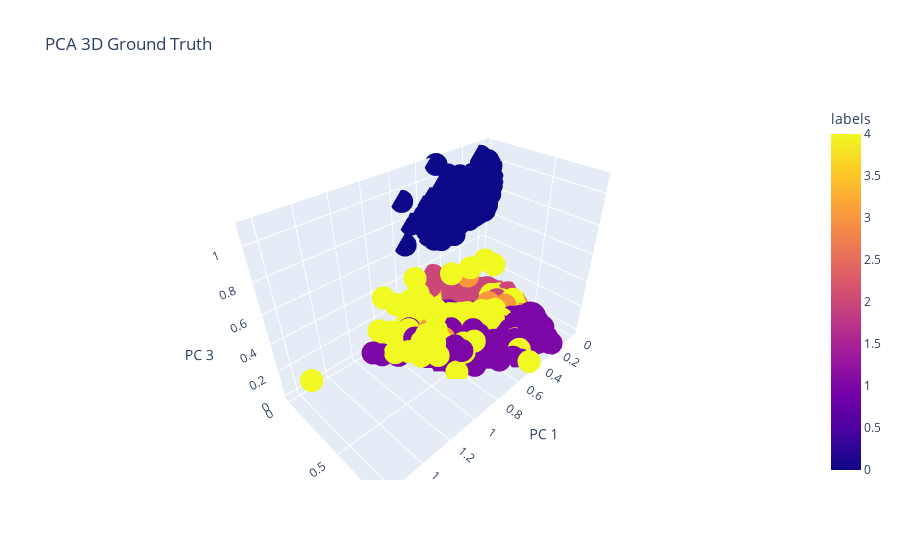

Notebook cell for this chart:
### Code cell
import plotly.express as px
fig = px.scatter_3d(
    W_df, x='x1', y='x2', z='x3', color=W_df['labels'],
    labels={'x1': 'PC 1', 'x2': 'PC 2', 'x3': 'PC 3'}, title='PCA 3D Ground Truth'
)
fig.show()

### Figure 1 — Plotly figure (JSON) as saved in the notebook; plotly's stock layout.template omitted (floating-point values rounded to 4 significant figures; data arrays with more than 128 entries replaced by an {"elided": "..."} marker saying what was removed)
{"data": [{"hovertemplate": "PC 1=%{x}<br>PC 2=%{y}<br>PC 3=%{z}<br>labels=%{marker.color}<extra></extra>", "legendgroup": "", "marker": {"color": {"elided": "1725 int values"}, "coloraxis": "coloraxis", "symbol": "circle"}, "mode": "markers", "name": "", "scene": "scene", "showlegend": false, "type": "scatter3d", "x": {"elided": "1725 float values"}, "y": {"elided": "1725 float values"}, "z": {"elided": "1725 float values"}}], "layout": {"coloraxis": {"colorbar": {"title": {"text": "labels"}}, "colorscale": [[0, "#0d0887"], [0.1111, "#46039f"], [0.2222, "#7201a8"], [0.3333, "#9c179e"], [0.4444, "#bd3786"], [0.5556, "#d8576b"], [0.6667, "#ed7953"], [0.7778, "#fb9f3a"], [0.8889, "#fdca26"], [1, "#f0f921"]]}, "legend": {"tracegroupgap": 0}, "scene": {"domain": {"x": [0, 1], "y": [0, 1]}, "xaxis": {"title": {"text": "PC 1"}}, "yaxis": {"title": {"text": "PC 2"}}, "zaxis": {"title": {"text": "PC 3"}}}, "title": {"text": "PCA 3D Ground Truth"}}}
